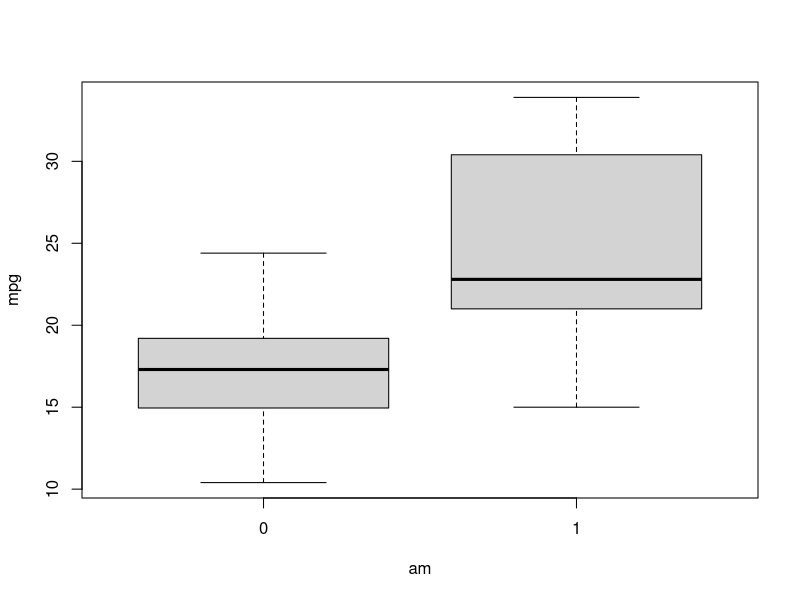
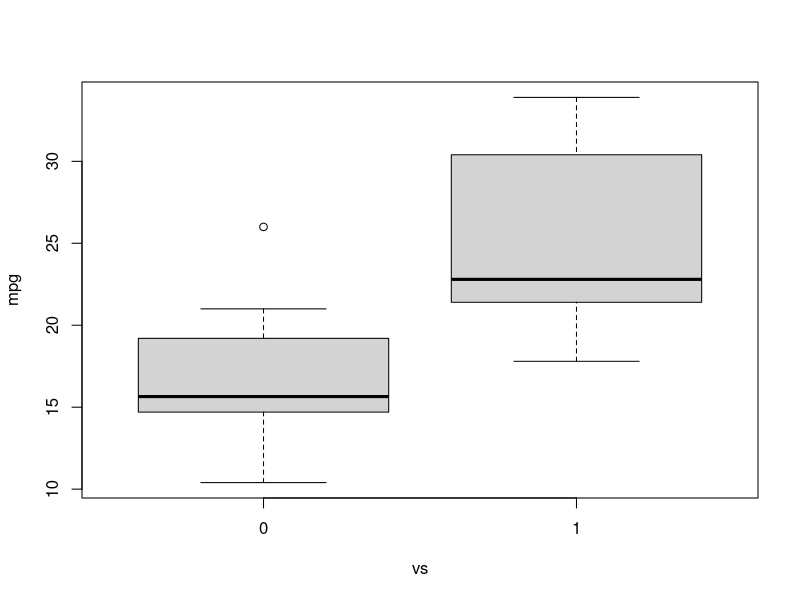
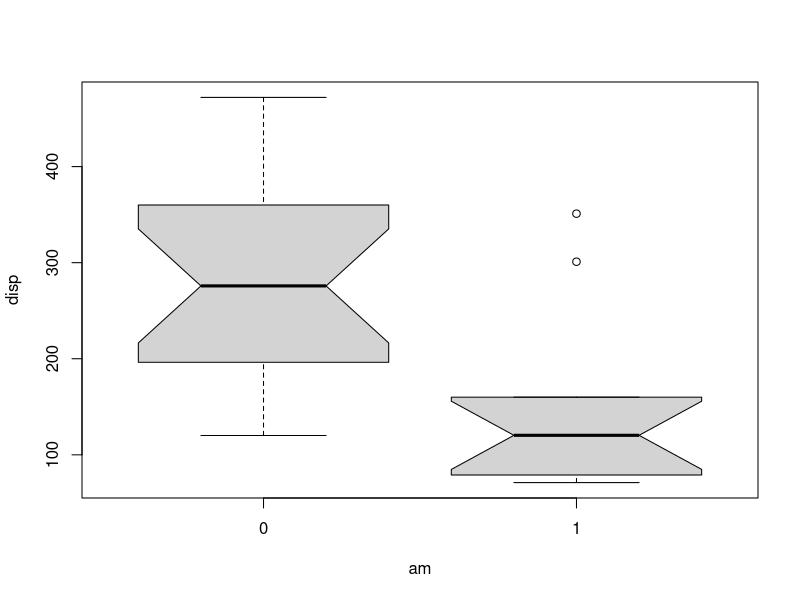

Source code (R) for these figures, in order:
data(mtcars)

t.test(mtcars$mpg[mtcars$am == 0],
       mtcars$mpg[mtcars$am == 1])

boxplot(mpg~am,data=mtcars)
t.test(mpg~am,data=mtcars)

boxplot(mpg~vs,data=mtcars)
t.test(mpg~vs,data=mtcars)


boxplot(disp ~ am, data = mtcars, notch = T)


# the Swiss dataset could be used for some 
# bonus questions... 


nrow(swiss)
